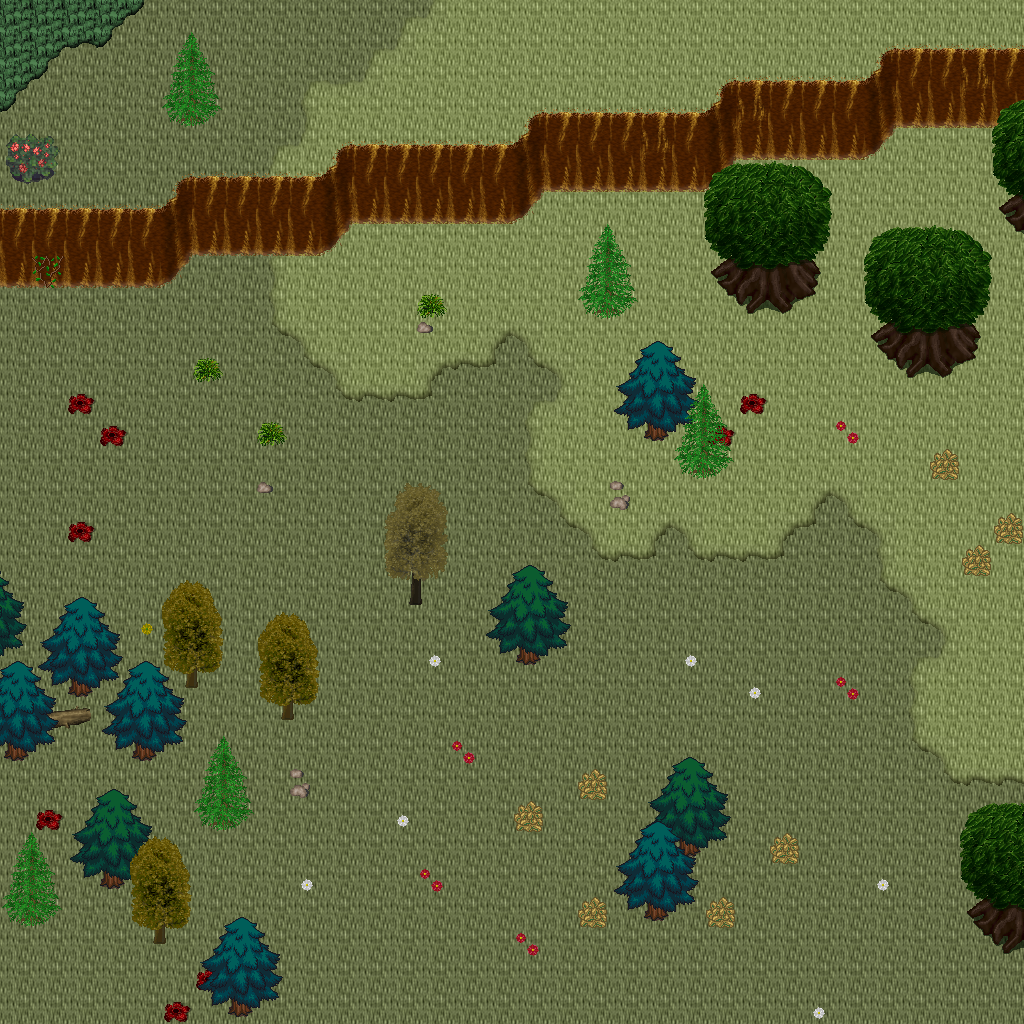

Below is a game level as drawn by its tile map, then a one-line description and the .tmx that defines it (tile-layer data replaced by summaries):
An orthogonal 32x32 tile map with 32x32 px tiles, 5 tile layers (Ground, Objects, Objects2, Above, ...), 1 hidden layer not drawn, 45 tilesets.

<map version="1.10" tiledversion="1.11.0" orientation="orthogonal" renderorder="right-down" width="32" height="32" tilewidth="32" tileheight="32" infinite="0" nextlayerid="11" nextobjectid="1">
 <tileset firstgid="1" name="ground_ground" tilewidth="32" tileheight="32" tilecount="33" columns="3">
  <image source="../drawable/ground_ground.png" width="96" height="352" />
 </tileset>
 <tileset firstgid="34" name="ground_ridge_earth_dark" tilewidth="32" tileheight="32" tilecount="96" columns="12">
  <image source="../drawable/ground_ridge_earth_dark.png" width="384" height="256" />
 </tileset>
 <tileset firstgid="130" name="plant_grasses" tilewidth="32" tileheight="32" tilecount="6" columns="3">
  <image source="../drawable/plant_grasses.png" width="96" height="64" />
 </tileset>
 <tileset firstgid="136" name="ground_ladder_vertical_dark" tilewidth="32" tileheight="32" tilecount="3" columns="3">
  <image source="../drawable/ground_ladder_vertical_dark.png" width="96" height="32" />
 </tileset>
 <tileset firstgid="139" name="logic_collision" tilewidth="32" tileheight="32" tilecount="1" columns="1">
  <image source="../drawable/logic_collision.png" width="32" height="32" />
 </tileset>
 <tileset firstgid="140" name="ground_grass_corners" tilewidth="32" tileheight="32" tilecount="24" columns="6">
  <image source="../drawable/ground_grass_corners.png" width="192" height="128" />
 </tileset>
 <tileset firstgid="164" name="ground_earth_edges" tilewidth="32" tileheight="32" tilecount="18" columns="6">
  <image source="../drawable/ground_earth_edges.png" width="192" height="96" />
 </tileset>
 <tileset firstgid="182" name="plant_bush_bushes" tilewidth="32" tileheight="32" tilecount="10" columns="5">
  <image source="../drawable/plant_bush_bushes.png" width="160" height="64" />
 </tileset>
 <tileset firstgid="192" name="plant_tree_tree_darkgreen" tilewidth="32" tileheight="32" tilecount="88" columns="8">
  <image source="../drawable/plant_tree_tree_darkgreen.png" width="256" height="352" />
 </tileset>
 <tileset firstgid="280" name="ground_rock_pebbles" tilewidth="32" tileheight="32" tilecount="3" columns="1">
  <image source="../drawable/ground_rock_pebbles.png" width="32" height="96" />
 </tileset>
 <tileset firstgid="283" name="furniture_sink_jacuzzi_dark_side_on" tilewidth="32" tileheight="32" tilecount="36" columns="3">
  <image source="../drawable/furniture_sink_jacuzzi_dark_side_on.png" width="96" height="384" />
 </tileset>
 <tileset firstgid="319" name="furniture_chair_bench_iron_extensible" tilewidth="32" tileheight="32" tilecount="16" columns="4">
  <image source="../drawable/furniture_chair_bench_iron_extensible.png" width="128" height="128" />
 </tileset>
 <tileset firstgid="335" name="plant_flower_daisy_blue" tilewidth="32" tileheight="32" tilecount="8" columns="2">
  <image source="../drawable/plant_flower_daisy_blue.png" width="64" height="128" />
 </tileset>
 <tileset firstgid="343" name="plant_flower_daisy_red" tilewidth="32" tileheight="32" tilecount="8" columns="2">
  <image source="../drawable/plant_flower_daisy_red.png" width="64" height="128" />
 </tileset>
 <tileset firstgid="351" name="plant_flower_daisy_white" tilewidth="32" tileheight="32" tilecount="8" columns="2">
  <image source="../drawable/plant_flower_daisy_white.png" width="64" height="128" />
 </tileset>
 <tileset firstgid="359" name="plant_flower_daisy_yellow" tilewidth="32" tileheight="32" tilecount="8" columns="2">
  <image source="../drawable/plant_flower_daisy_yellow.png" width="64" height="128" />
 </tileset>
 <tileset firstgid="367" name="plant_bush_hedge" tilewidth="32" tileheight="32" tilecount="35" columns="5">
  <image source="../drawable/plant_bush_hedge.png" width="160" height="224" />
 </tileset>
 <tileset firstgid="402" name="plant_tree_evergreen" tilewidth="32" tileheight="32" tilecount="36" columns="3">
  <image source="../drawable/plant_tree_evergreen.png" width="96" height="384" />
 </tileset>
 <tileset firstgid="438" name="furniture_light_iron_lamp" tilewidth="32" tileheight="32" tilecount="3" columns="1">
  <image source="../drawable/furniture_light_iron_lamp.png" width="32" height="96" />
 </tileset>
 <tileset firstgid="441" name="furniture_light_flames" tilewidth="32" tileheight="32" tilecount="6" columns="6">
  <image source="../drawable/furniture_light_flames.png" width="192" height="32" />
 </tileset>
 <tileset firstgid="447" name="item_statue_girl_with_bird" tilewidth="32" tileheight="32" tilecount="12" columns="4">
  <image source="../drawable/item_statue_girl_with_bird.png" width="128" height="96" />
 </tileset>
 <tileset firstgid="459" name="object_birds" tilewidth="32" tileheight="32" tilecount="4" columns="2">
  <image source="../drawable/object_birds.png" width="64" height="64" />
 </tileset>
 <tileset firstgid="463" name="logic_protection" tilewidth="32" tileheight="32" tilecount="2" columns="2">
  <image source="../drawable/logic_protection.png" width="64" height="32" />
 </tileset>
 <tileset firstgid="465" name="plant_tree_spruce" tilewidth="32" tileheight="32" tilecount="6" columns="2">
  <image source="../drawable/plant_tree_spruce.png" width="64" height="96" />
 </tileset>
 <tileset firstgid="471" name="plant_tree_taller_trees" tilewidth="32" tileheight="32" tilecount="32" columns="8">
  <image source="../drawable/plant_tree_taller_trees.png" width="256" height="128" />
 </tileset>
 <tileset firstgid="503" name="plant_stump_hollow_logs" tilewidth="32" tileheight="32" tilecount="6" columns="3">
  <image source="../drawable/plant_stump_hollow_logs.png" width="96" height="64" />
 </tileset>
 <tileset firstgid="509" name="plant_stump_small_stump" tilewidth="32" tileheight="32" tilecount="4" columns="2">
  <image source="../drawable/plant_stump_small_stump.png" width="64" height="64" />
 </tileset>
 <tileset firstgid="513" name="ground_grass_2" tilewidth="32" tileheight="32" tilecount="21" columns="3">
  <image source="../drawable/ground_grass_2.png" width="96" height="224" />
 </tileset>
 <tileset firstgid="534" name="ground_water_waterfall" tilewidth="32" tileheight="32" tilecount="120" columns="8">
  <image source="../drawable/ground_water_waterfall.png" width="256" height="480" />
 </tileset>
 <tileset firstgid="654" name="ground_water_pool_corners" tilewidth="32" tileheight="32" tilecount="72" columns="3">
  <image source="../drawable/ground_water_pool_corners.png" width="96" height="768" />
 </tileset>
 <tileset firstgid="726" name="ground_water_pool" tilewidth="32" tileheight="32" tilecount="72" columns="3">
  <image source="../drawable/ground_water_pool.png" width="96" height="768" />
 </tileset>
 <tileset firstgid="798" name="plant_vine" tilewidth="32" tileheight="32" tilecount="3" columns="1">
  <image source="../drawable/plant_vine.png" width="32" height="96" />
 </tileset>
 <tileset firstgid="801" name="logic_item_fruits" tilewidth="32" tileheight="32" tilecount="16" columns="8">
  <image source="../drawable/logic_item_fruits.png" width="256" height="64" />
 </tileset>
 <tileset firstgid="817" name="ground_dry_grass" tilewidth="32" tileheight="32" tilecount="54" columns="9">
  <image source="../drawable/ground_dry_grass.png" width="288" height="192" />
 </tileset>
 <tileset firstgid="871" name="light_dim_light_5x5" tilewidth="32" tileheight="32" tilecount="25" columns="5">
  <image source="../drawable/light_dim_light_5x5.png" width="160" height="160" />
 </tileset>
 <tileset firstgid="896" name="building_chimney_smoke" tilewidth="32" tileheight="32" tilecount="40" columns="4">
  <image source="../drawable/building_chimney_smoke.png" width="128" height="320" />
 </tileset>
 <tileset firstgid="936" name="logic_creature_hybrid" tilewidth="32" tileheight="32" tilecount="16" columns="8">
  <image source="../drawable/logic_creature_hybrid.png" width="256" height="64" />
 </tileset>
 <tileset firstgid="952" name="building_huts" tilewidth="32" tileheight="32" tilecount="338" columns="26">
  <image source="../drawable/building_huts.png" width="832" height="416" />
 </tileset>
 <tileset firstgid="1290" name="logic_portal" tilewidth="32" tileheight="32" tilecount="24" columns="8">
  <image source="../drawable/logic_portal.png" width="256" height="96" />
 </tileset>
 <tileset firstgid="1314" name="plant_bush_leafy" tilewidth="32" tileheight="32" tilecount="48" columns="8">
  <image source="../drawable/plant_bush_leafy.png" width="256" height="192" />
 </tileset>
 <tileset firstgid="1362" name="plant_bush_berried" tilewidth="32" tileheight="32" tilecount="60" columns="5">
  <image source="../drawable/plant_bush_berried.png" width="160" height="384" />
 </tileset>
 <tileset firstgid="1422" name="plant_bush_flowering" tilewidth="32" tileheight="32" tilecount="72" columns="8">
  <image source="../drawable/plant_bush_flowering.png" width="256" height="288" />
 </tileset>
 <tileset firstgid="1494" name="plant_bushes_and_trees" tilewidth="32" tileheight="32" tilecount="144" columns="16">
  <image source="../drawable/plant_bushes_and_trees.png" width="512" height="289" />
 </tileset>
 <tileset firstgid="1638" name="plant_bush_bush_pinks" tilewidth="32" tileheight="32" tilecount="4" columns="2">
  <image source="../drawable/plant_bush_bush_pinks.png" width="64" height="64" />
 </tileset>
 <tileset firstgid="1642" name="logic_creature_mutant" tilewidth="32" tileheight="32" tilecount="7" columns="7">
  <image source="../drawable/logic_creature_mutant.png" width="224" height="32" />
 </tileset>
 <layer id="1" name="Ground" width="32" height="32">
  <data>[1024 cells, 1024 non-empty, 4 distinct tile ids]</data>
 </layer>
 <layer id="2" name="Objects" width="32" height="32">
  <data>[1024 cells, 194 non-empty, 40 distinct tile ids]</data>
 </layer>
 <layer id="3" name="Objects2" width="32" height="32">
  <data>[1024 cells, 75 non-empty, 8 distinct tile ids]</data>
 </layer>
 <layer id="4" name="Above" width="32" height="32">
  <data>[1024 cells, 111 non-empty, 42 distinct tile ids]</data>
 </layer>
 <layer id="5" name="Above2" width="32" height="32">
  <data>[1024 cells, 63 non-empty, 24 distinct tile ids]</data>
 </layer>
 <layer id="6" name="Walkable" width="32" height="32" visible="0">
  <data>[1024 cells, 275 non-empty, 1 distinct tile ids]</data>
 </layer>
 <objectgroup id="7" name="Mapevents" />
 <objectgroup id="8" name="Spawn" />
 <objectgroup id="9" name="Keys" />
 <objectgroup id="10" name="Replace" />
</map>
